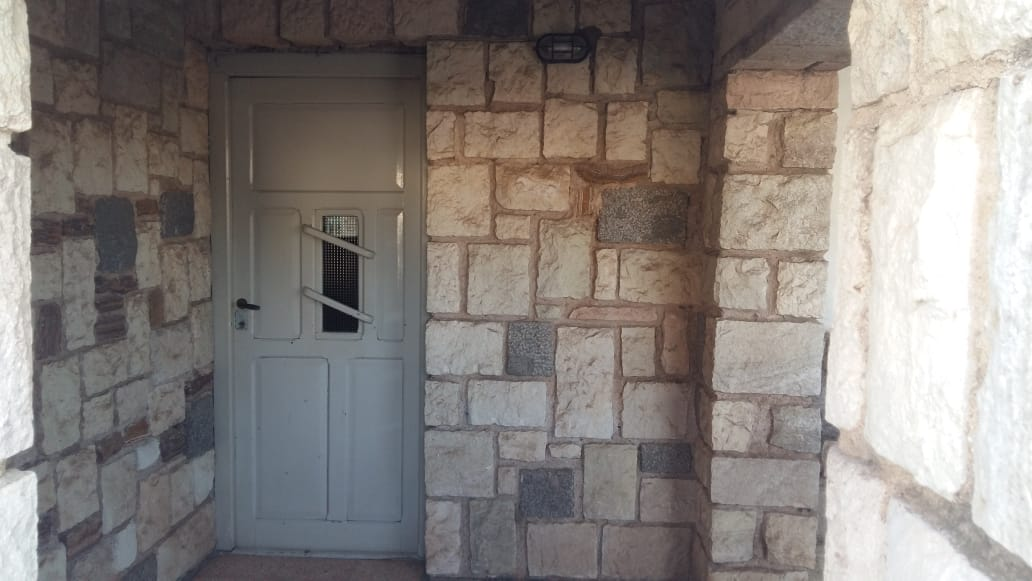
#> input picture Practico10/imagen.jpeg, 1032 x 581 px
$ python medicionObjeto.py
#> lines starting #> are read from the running program, lines starting #| are printed output that depends on the picture
### Practico10/r.py
import cv2
import numpy as np
from scipy.spatial import distance

i = True
e = True
refPt = []
coord = []

def reset():
    global i, e, refPt, coord
    refPt = []
    coord = []
    i = True
    e = True

    # [14 lines left out: function draw_circle, not called in this run]

    def midpoint(p1, p2):
        return (p1[0] + p2[0]) / 2, (p1[1] + p2[1]) / 2

    cv2.namedWindow('image', cv2.WINDOW_AUTOSIZE)
    cv2.setMouseCallback('image', draw_circle)
    img = cv2.imread('result.jpg')

    while True:
        cv2.imshow('image', img)
        k = cv2.waitKey(1) & 0xFF
        if k == 27 or k == ord('q'):
            break
        if k == ord('r'):
            cv2.destroyAllWindows()
            reset()
            break

### Practico10/medicionObjeto.py
import cv2
import numpy as np
from r import reset

i = True
e = True


def function():

    def rectification():
        img = cv2.imread('imagen.jpeg')
#> img is the input picture: shape (581, 1032, 3); mean B, G, R 125.1, 129.1, 135.6

        puntos=(204, 0), (217, 551), (690, 571), (715, 2)
        pts1 = np.float32(puntos)
        alt = puntos[1][1] - puntos[0][1]
        anch = puntos[3][0] - puntos[0][0]
        pts2 = np.float32([[0, 0], [0, alt], [anch, alt], [anch, 0]])
        M = cv2.getPerspectiveTransform(pts1, pts2)
        imagen_alineada = cv2.warpPerspective(img, M, (anch, alt))
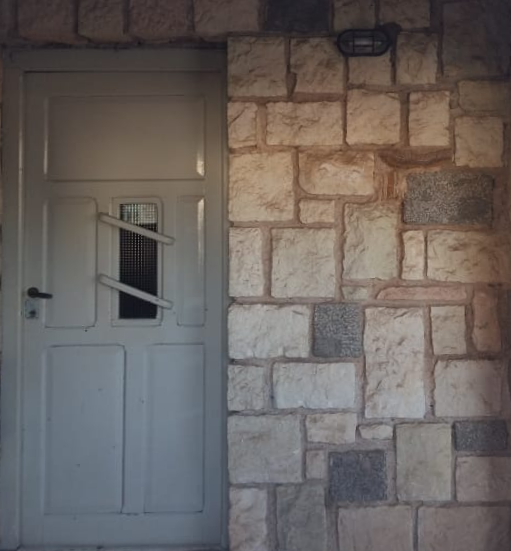
#> imagen_alineada: shape (551, 511, 3); mean B, G, R 96.5, 99.6, 106.4
        cv2.imwrite('result.jpg', imagen_alineada)

    rectification()
    reset()
#> (key q is pressed here)


function()
cv2.destroyAllWindows()
